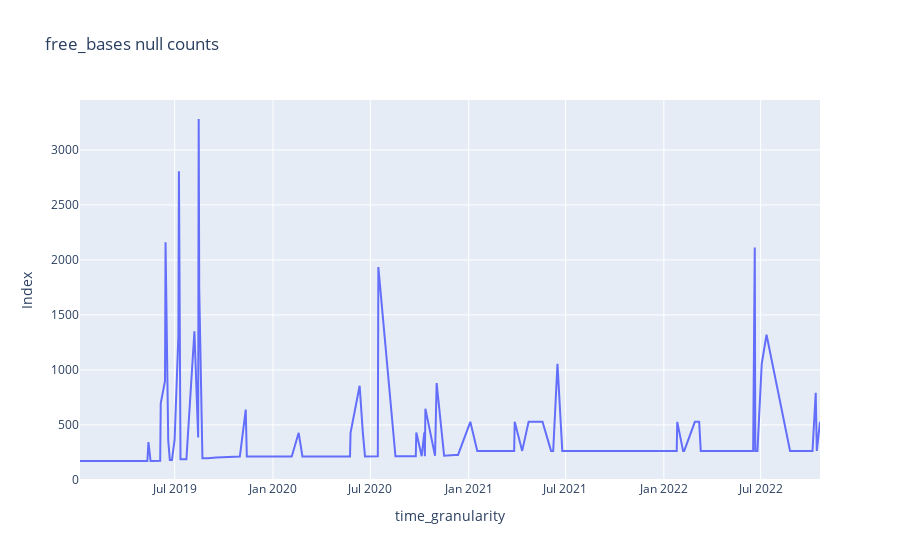

The notebook cell saved with this chart:
### Code cell
nulls_temporal_distribution(stations, ['year', 'month', 'day'], 'free_bases')

### Figure 1 — Plotly figure (JSON) as saved in the notebook; plotly's stock layout.template omitted (floating-point values rounded to 4 significant figures; data arrays with more than 128 entries replaced by an {"elided": "..."} marker saying what was removed)
{"data": [{"hovertemplate": "time_granularity=%{x}<br>Index=%{y}<extra></extra>", "legendgroup": "", "line": {"color": "#636efa", "dash": "solid"}, "marker": {"symbol": "circle"}, "mode": "lines", "name": "", "orientation": "v", "showlegend": false, "type": "scatter", "x": {"elided": "135 str values"}, "xaxis": "x", "y": {"elided": "135 int values"}, "yaxis": "y"}], "layout": {"legend": {"tracegroupgap": 0}, "title": {"text": "free_bases null counts"}, "xaxis": {"anchor": "y", "domain": [0, 1], "title": {"text": "time_granularity"}}, "yaxis": {"anchor": "x", "domain": [0, 1], "title": {"text": "Index"}}}}
